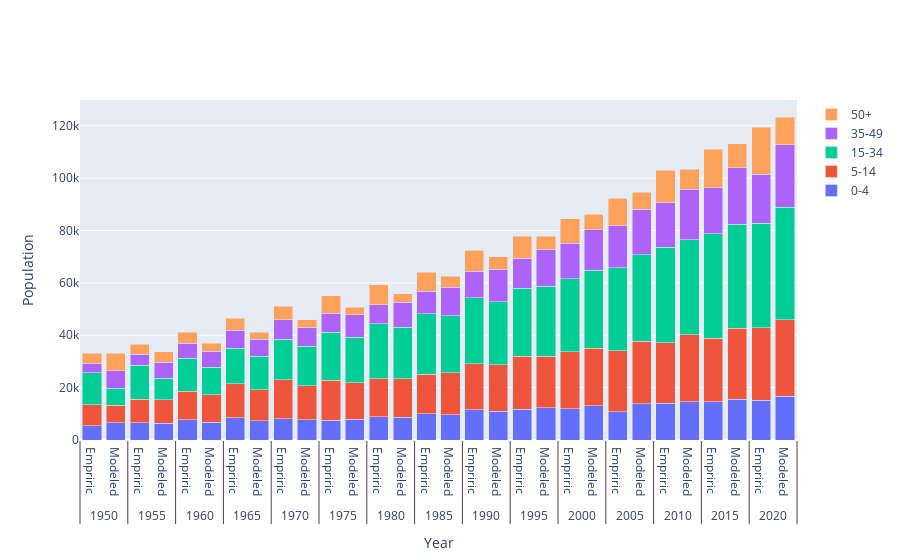

Notebook cell for this chart:
### Code cell
fig4 = go.Figure()
fig4.update_layout(
    template = "plotly",
    xaxis =  dict(title_text="Year"),
    yaxis = dict(title_text="Population"),
    barmode = "stack",
)

for group in total_pop['age_bins'].unique():
    plot_df = total_pop[total_pop['age_bins'] == group]
    fig4.add_trace(
        go.Bar(x = [plot_df['year'],plot_df['type']], y = plot_df['sum'], name = group)
    )

fig4

### Figure 1 — Plotly figure (JSON) as saved in the notebook; plotly's stock layout.template omitted (floating-point values rounded to 4 significant figures)
{"data": [{"name": "0-4", "type": "bar", "x": [[1950, 1955, 1960, 1965, 1970, 1975, 1980, 1985, 1990, 1995, 2000, 2005, 2010, 2015, 2020, 1950, 1955, 1960, 1965, 1970, 1975, 1980, 1985, 1990, 1995, 2000, 2005, 2010, 2015, 2020], ["Empriric", "Empriric", "Empriric", "Empriric", "Empriric", "Empriric", "Empriric", "Empriric", "Empriric", "Empriric", "Empriric", "Empriric", "Empriric", "Empriric", "Empriric", "Modeled", "Modeled", "Modeled", "Modeled", "Modeled", "Modeled", "Modeled", "Modeled", "Modeled", "Modeled", "Modeled", "Modeled", "Modeled", "Modeled", "Modeled"]], "y": [5510, 6506, 7688, 8401, 8022, 7503, 8881, 10008, 11597, 11802, 11968, 10812, 13971, 14556, 15161, 6609, 6385, 6868, 7375, 7710, 8014, 8604, 9641, 10988, 12219, 13170, 13888, 14577, 15502, 16787]}, {"name": "5-14", "type": "bar", "x": [[1950, 1955, 1960, 1965, 1970, 1975, 1980, 1985, 1990, 1995, 2000, 2005, 2010, 2015, 2020, 1950, 1955, 1960, 1965, 1970, 1975, 1980, 1985, 1990, 1995, 2000, 2005, 2010, 2015, 2020], ["Empriric", "Empriric", "Empriric", "Empriric", "Empriric", "Empriric", "Empriric", "Empriric", "Empriric", "Empriric", "Empriric", "Empriric", "Empriric", "Empriric", "Empriric", "Modeled", "Modeled", "Modeled", "Modeled", "Modeled", "Modeled", "Modeled", "Modeled", "Modeled", "Modeled", "Modeled", "Modeled", "Modeled", "Modeled", "Modeled"]], "y": [7944, 8958, 10936, 13041, 14900, 15289, 14516, 15094, 17583, 20165, 21773, 23275, 23187, 24276, 27741, 6609, 8896, 10417, 11771, 12931, 13882, 14813, 16033, 17745, 19819, 21932, 23865, 25581, 27254, 29153]}, {"name": "15-34", "type": "bar", "x": [[1950, 1955, 1960, 1965, 1970, 1975, 1980, 1985, 1990, 1995, 2000, 2005, 2010, 2015, 2020, 1950, 1955, 1960, 1965, 1970, 1975, 1980, 1985, 1990, 1995, 2000, 2005, 2010, 2015, 2020], ["Empriric", "Empriric", "Empriric", "Empriric", "Empriric", "Empriric", "Empriric", "Empriric", "Empriric", "Empriric", "Empriric", "Empriric", "Empriric", "Empriric", "Empriric", "Modeled", "Modeled", "Modeled", "Modeled", "Modeled", "Modeled", "Modeled", "Modeled", "Modeled", "Modeled", "Modeled", "Modeled", "Modeled", "Modeled", "Modeled"]], "y": [12180, 13006, 12679, 13505, 15463, 18252, 20980, 23125, 25199, 25905, 27862, 31671, 36364, 39960, 39780, 6609, 8390, 10541, 12824, 15139, 17392, 19542, 21678, 23990, 26642, 29645, 32885, 36214, 39553, 42936]}, {"name": "35-49", "type": "bar", "x": [[1950, 1955, 1960, 1965, 1970, 1975, 1980, 1985, 1990, 1995, 2000, 2005, 2010, 2015, 2020, 1950, 1955, 1960, 1965, 1970, 1975, 1980, 1985, 1990, 1995, 2000, 2005, 2010, 2015, 2020], ["Empriric", "Empriric", "Empriric", "Empriric", "Empriric", "Empriric", "Empriric", "Empriric", "Empriric", "Empriric", "Empriric", "Empriric", "Empriric", "Empriric", "Empriric", "Modeled", "Modeled", "Modeled", "Modeled", "Modeled", "Modeled", "Modeled", "Modeled", "Modeled", "Modeled", "Modeled", "Modeled", "Modeled", "Modeled", "Modeled"]], "y": [3544, 4187, 5667, 6882, 7534, 7350, 7215, 8523, 9969, 11440, 13535, 15974, 16969, 17565, 18715, 6609, 5991, 5999, 6498, 7358, 8460, 9696, 11003, 12379, 13873, 15536, 17390, 19416, 21569, 23802]}, {"name": "50+", "type": "bar", "x": [[1950, 1955, 1960, 1965, 1970, 1975, 1980, 1985, 1990, 1995, 2000, 2005, 2010, 2015, 2020, 1950, 1955, 1960, 1965, 1970, 1975, 1980, 1985, 1990, 1995, 2000, 2005, 2010, 2015, 2020], ["Empriric", "Empriric", "Empriric", "Empriric", "Empriric", "Empriric", "Empriric", "Empriric", "Empriric", "Empriric", "Empriric", "Empriric", "Empriric", "Empriric", "Empriric", "Modeled", "Modeled", "Modeled", "Modeled", "Modeled", "Modeled", "Modeled", "Modeled", "Modeled", "Modeled", "Modeled", "Modeled", "Modeled", "Modeled", "Modeled"]], "y": [3870, 3916, 4232, 4600, 5232, 6720, 7709, 7236, 8052, 8411, 9258, 10593, 12436, 14572, 18050, 6609, 3996, 3132, 2740, 2728, 2922, 3265, 4114, 4935, 5313, 5952, 6477, 7492, 9146, 10634]}], "layout": {"barmode": "stack", "xaxis": {"title": {"text": "Year"}}, "yaxis": {"title": {"text": "Population"}}}}
